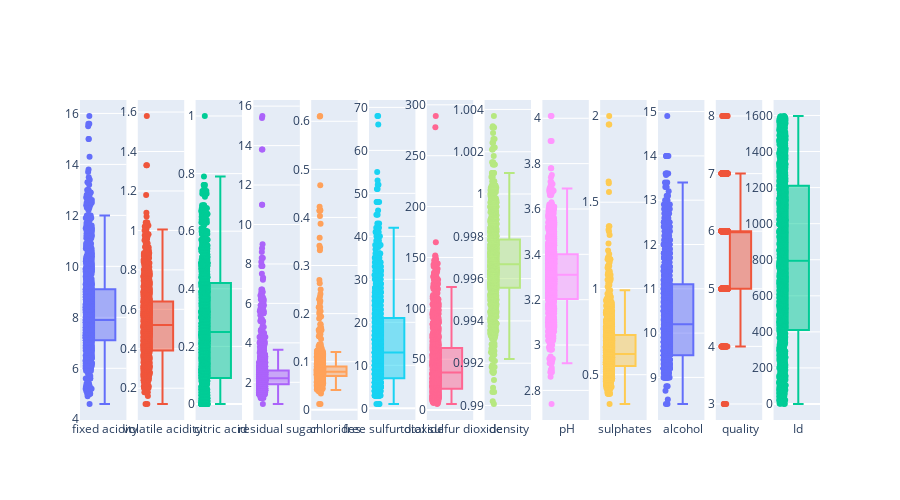

This figure's notebook cell:
### Code cell
from plotly.subplots import make_subplots

fig = make_subplots(rows=1, cols=len(data.columns)//1)
for i, var in enumerate(data.columns):
    fig.add_trace(go.Box(y=data[var], name=var),row=i%1+1, col=i//1+1)

fig.update_traces(boxpoints='all', jitter=.3)
fig.update_layout(height=500, showlegend=False)
fig.show()

### Figure 1 — Plotly figure (JSON) as saved in the notebook; plotly's stock layout.template omitted (floating-point values rounded to 4 significant figures; data arrays with more than 128 entries replaced by an {"elided": "..."} marker saying what was removed)
{"data": [{"boxpoints": "all", "jitter": 0.3, "name": "fixed acidity", "type": "box", "xaxis": "x", "y": {"elided": "1143 float values"}, "yaxis": "y"}, {"boxpoints": "all", "jitter": 0.3, "name": "volatile acidity", "type": "box", "xaxis": "x2", "y": {"elided": "1143 float values"}, "yaxis": "y2"}, {"boxpoints": "all", "jitter": 0.3, "name": "citric acid", "type": "box", "xaxis": "x3", "y": {"elided": "1143 float values"}, "yaxis": "y3"}, {"boxpoints": "all", "jitter": 0.3, "name": "residual sugar", "type": "box", "xaxis": "x4", "y": {"elided": "1143 float values"}, "yaxis": "y4"}, {"boxpoints": "all", "jitter": 0.3, "name": "chlorides", "type": "box", "xaxis": "x5", "y": {"elided": "1143 float values"}, "yaxis": "y5"}, {"boxpoints": "all", "jitter": 0.3, "name": "free sulfur dioxide", "type": "box", "xaxis": "x6", "y": {"elided": "1143 float values"}, "yaxis": "y6"}, {"boxpoints": "all", "jitter": 0.3, "name": "total sulfur dioxide", "type": "box", "xaxis": "x7", "y": {"elided": "1143 float values"}, "yaxis": "y7"}, {"boxpoints": "all", "jitter": 0.3, "name": "density", "type": "box", "xaxis": "x8", "y": {"elided": "1143 float values"}, "yaxis": "y8"}, {"boxpoints": "all", "jitter": 0.3, "name": "pH", "type": "box", "xaxis": "x9", "y": {"elided": "1143 float values"}, "yaxis": "y9"}, {"boxpoints": "all", "jitter": 0.3, "name": "sulphates", "type": "box", "xaxis": "x10", "y": {"elided": "1143 float values"}, "yaxis": "y10"}, {"boxpoints": "all", "jitter": 0.3, "name": "alcohol", "type": "box", "xaxis": "x11", "y": {"elided": "1143 float values"}, "yaxis": "y11"}, {"boxpoints": "all", "jitter": 0.3, "name": "quality", "type": "box", "xaxis": "x12", "y": {"elided": "1143 int values"}, "yaxis": "y12"}, {"boxpoints": "all", "jitter": 0.3, "name": "Id", "type": "box", "xaxis": "x13", "y": {"elided": "1143 int values"}, "yaxis": "y13"}], "layout": {"height": 500, "showlegend": false, "xaxis": {"anchor": "y", "domain": [0, 0.06272]}, "xaxis10": {"anchor": "y10", "domain": [0.703, 0.7657]}, "xaxis11": {"anchor": "y11", "domain": [0.7811, 0.8438]}, "xaxis12": {"anchor": "y12", "domain": [0.8592, 0.9219]}, "xaxis13": {"anchor": "y13", "domain": [0.9373, 1.0]}, "xaxis2": {"anchor": "y2", "domain": [0.07811, 0.1408]}, "xaxis3": {"anchor": "y3", "domain": [0.1562, 0.2189]}, "xaxis4": {"anchor": "y4", "domain": [0.2343, 0.297]}, "xaxis5": {"anchor": "y5", "domain": [0.3124, 0.3751]}, "xaxis6": {"anchor": "y6", "domain": [0.3905, 0.4533]}, "xaxis7": {"anchor": "y7", "domain": [0.4686, 0.5314]}, "xaxis8": {"anchor": "y8", "domain": [0.5467, 0.6095]}, "xaxis9": {"anchor": "y9", "domain": [0.6249, 0.6876]}, "yaxis": {"anchor": "x", "domain": [0, 1]}, "yaxis10": {"anchor": "x10", "domain": [0, 1]}, "yaxis11": {"anchor": "x11", "domain": [0, 1]}, "yaxis12": {"anchor": "x12", "domain": [0, 1]}, "yaxis13": {"anchor": "x13", "domain": [0, 1]}, "yaxis2": {"anchor": "x2", "domain": [0, 1]}, "yaxis3": {"anchor": "x3", "domain": [0, 1]}, "yaxis4": {"anchor": "x4", "domain": [0, 1]}, "yaxis5": {"anchor": "x5", "domain": [0, 1]}, "yaxis6": {"anchor": "x6", "domain": [0, 1]}, "yaxis7": {"anchor": "x7", "domain": [0, 1]}, "yaxis8": {"anchor": "x8", "domain": [0, 1]}, "yaxis9": {"anchor": "x9", "domain": [0, 1]}}}
